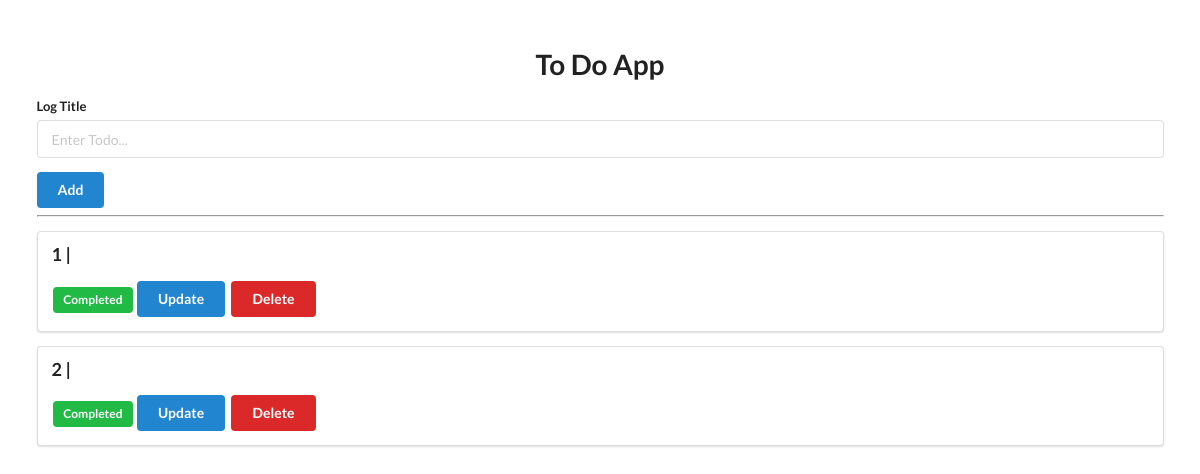
Before: / with the older database file.
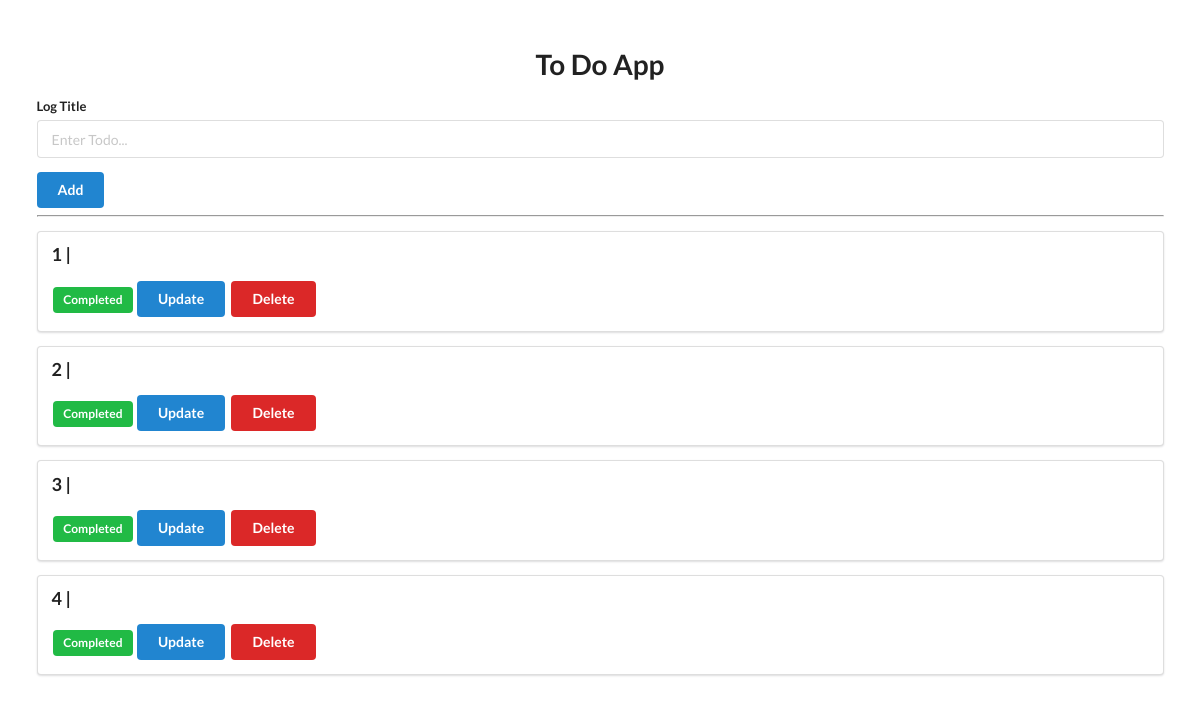
After: the same page with the newer database file.
### models.py (models this page shows)
class Logdb(Base):
    __tablename__ = "logdb"
    id = Column(Integer, primary_key=True, index=True)                      # id's
    ts = Column(DateTime(timezone=True), server_default=func.now())         # timestamp of entry

### app.py (the view)
@app.get("/")
def home(request: Request, db: Session = Depends(get_db)):
  logs = db.query(models.Logdb).all()
  return templates.TemplateResponse("base.html", {"request": request, "log_list": logs})

### templates/base.html (shortened to what this page needs)
<!DOCTYPE html>
<html lang="en">
<head>
    <link rel="stylesheet" href="https://cdn.jsdelivr.net/npm/semantic-ui@2.4.2/dist/semantic.min.css">
</head>
<body>
    <div style="margin-top: 50px;" class="ui container">
        <h1 class="ui center aligned header">To Do App</h1>
        <form class="ui form" action="/add" method="post">
            <div class="field">
                <label>Log Title</label>
                <input type="text" name="log_entry" placeholder="Enter Todo..."><br>
            </div>
            <button class="ui blue button" type="submit">Add</button>
        </form>
        <hr>
        {% for log in log_list %}
        <div class="ui segment">
            <p class="ui big header">{{ log.id }} | {{ log.log_entry }}</p>
            {% if log.log_reviewed == False %}
            <span class="ui gray label">Not Complete</span>
            {% else %}
            <span class="ui green label">Completed</span>
            {% endif %}
            <a class="ui blue button" href="/update/{{ log.id }}">Update</a>
            <a class="ui red button" href="/delete/{{ log.id }}">Delete</a>
        </div>
        {% endfor %}
    </div>
</body>
</html>

Changed rows visible on the page:
added Logdb: id "3"
added Logdb: id "4"
